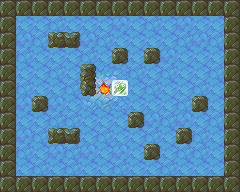

The image is a tile-based game level rendered from a .tmx file. Its description and source (layers, tilesets, objects; grid data summarised) follow:
An orthogonal 15x12 tile map with 16x16 px tiles, 4 tile layers (Bottom, Floor, FloorTop, Blocks), 5 tilesets.

<map version="1.0" orientation="orthogonal" width="15" height="12" tilewidth="16" tileheight="16">
 <tileset firstgid="1" name="ground" tilewidth="16" tileheight="16">
  <image source="assets/tileset-ground.png" width="48" height="16" />
 </tileset>
 <tileset firstgid="4" name="misc" tilewidth="16" tileheight="16">
  <image source="assets/tileset-misc.png" width="64" height="16" />
  <tile id="3">
   <properties>
    <property name="goal" value="true" />
   </properties>
  </tile>
 </tileset>
 <tileset firstgid="8" name="pushblocks" tilewidth="16" tileheight="16">
  <image source="assets/tileset-pushblocks.png" width="48" height="16" />
  <tile id="1">
   <properties>
    <property name="goal" value="true" />
    <property name="sprite" value="assets/frozen.sprite" />
   </properties>
  </tile>
 </tileset>
 <tileset firstgid="11" name="rocks" tilewidth="16" tileheight="16">
  <properties>
   <property name="collision" value="true" />
  </properties>
  <image source="assets/tileset-rocks.png" width="256" height="48" />
 </tileset>
 <tileset firstgid="59" name="slippery" tilewidth="16" tileheight="16">
  <properties>
   <property name="slippery_block" value="true" />
   <property name="slippery_player" value="true" />
  </properties>
  <image source="assets/tileset-slippery.png" width="256" height="48" />
 </tileset>
 <layer name="Bottom" width="15" height="12">
  <data>[180 cells, 180 non-empty, 2 distinct tile ids]</data>
 </layer>
 <layer name="Floor" width="15" height="12">
  <properties>
   <property name="player_offset_y" value="-1" />
   <property name="player_sprite" value="assets/dino.sprite" />
   <property name="start_facing" value="left" />
   <property name="start_x" value="9" />
   <property name="start_y" value="4" />
  </properties>
  <data>[180 cells, 180 non-empty, 12 distinct tile ids]</data>
 </layer>
 <layer name="FloorTop" width="15" height="12">
  <data>[180 cells, 63 non-empty, 6 distinct tile ids]</data>
 </layer>
 <layer name="Blocks" width="15" height="12">
  <data>[180 cells, 1 non-empty, 1 distinct tile ids]</data>
 </layer>
</map>
